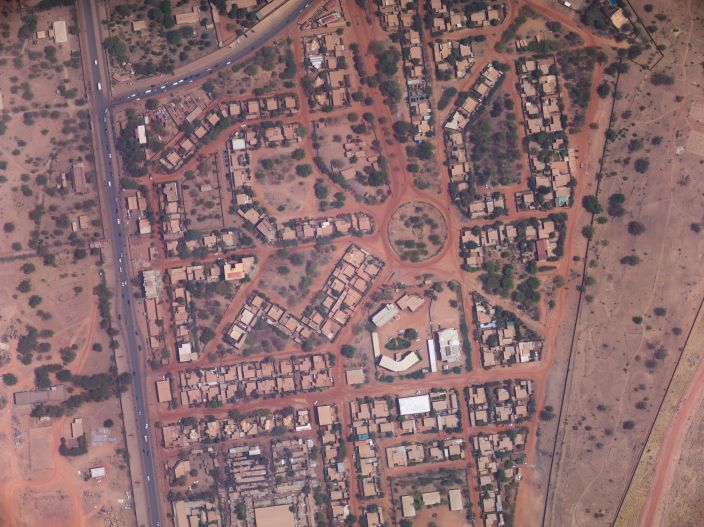
%> input picture PA4_Matlab/aerial1.jpg, 704 x 527 px
$ octave --eval "PA4;"   (GNU Octave 9; MATLAB toolbox functions it lacks are replaced by stand-ins)
%> lines starting %> are read from the running program, lines starting %| are printed output that depends on the picture

%%%%%%MATLAB STUB%%%%%%%%%
%implement the TODOs then run the PA4 function from
%the matlab command line simply with 'PA4' (make sure the Current
%Matlab folder on left has this file.
%
function PA4

%Read both images
img1= im2double(rgb2gray(imread('aerial1.jpg')));
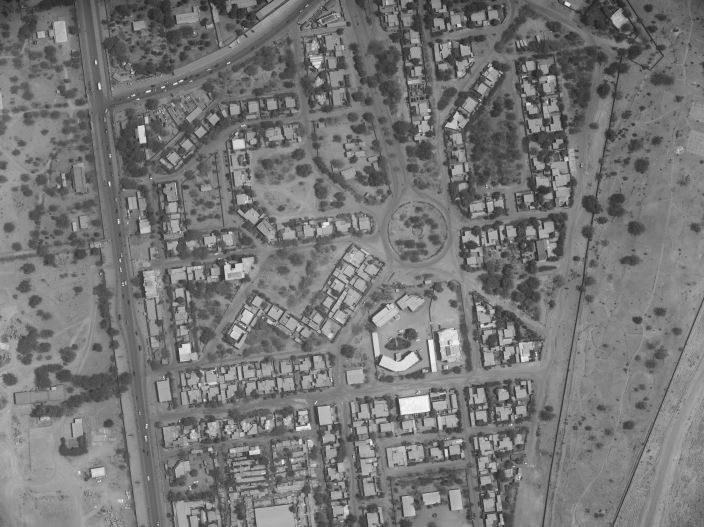
%> img1: size 527x704 double; min 0.114, max 0.98, mean 0.462
img2= im2double(rgb2gray(imread('aerial2.jpg')));
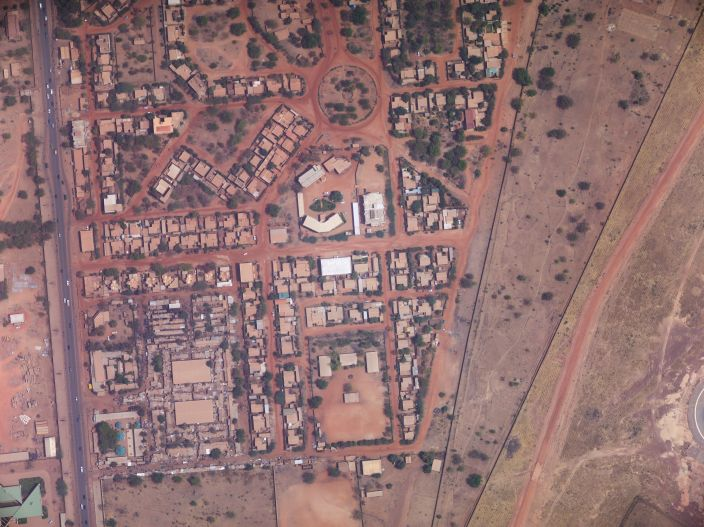
%> input picture PA4_Matlab/aerial2.jpg, 704 x 527 px
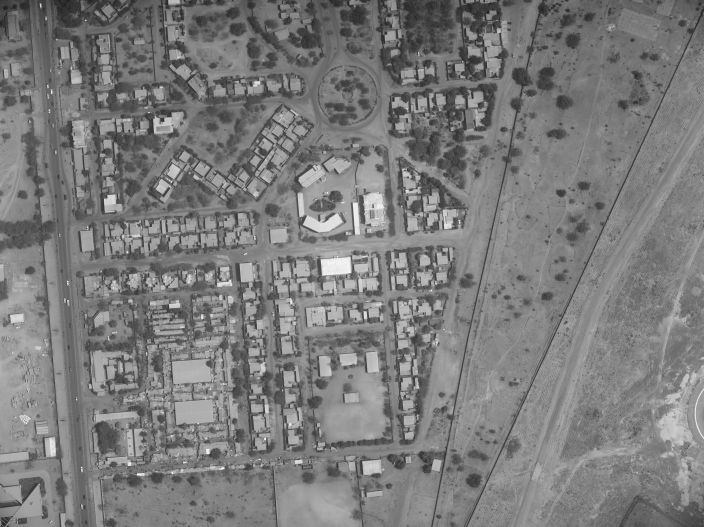
%> img2: size 527x704 double; min 0.102, max 0.996, mean 0.485

%allocate matrix to hold features1 and features 2
%HOG vecs are 128 length, and we are providing 5 keypoints
%each column will be a feature vector

%Initialize the two feature vectors
features1 = zeros(128,5);
features2 = zeros(128,5);

keyPoints1 = [402 372;
      371 230;
      156 381;
      419 231;
      323 322;
      ];

keyPoints2 = [325 232;
      300 90;
      81 230;
      348 94;
      249 182;
      ];


for i = 1:5
    curr = keyPoints1(i,:);
    features1(:,i) = HOG(img1,curr(1),curr(2))
    curr = keyPoints2(i,:);
    features2(:,i) = HOG(img2,curr(1),curr(2));
end
%> after the loop, features1 = 128 rows, first 8: [0 0 0 0 3.04; 781.9 668.6 0 170.8 478.8; 0 0 0 0 0; 0 0 0 0 0; 0 0 0 0 0; 0 0 0 0 0; 316.4 681.2 1394.1 1129.6 622.3; 0 2.13 0 0 0]; features2 = 128 rows, first 8: [2.39 0.337 0 0 2.63; 19.86 337.1 796.6 411.7 966.2; 0 0 0 0 0; 0 0 0 0 0; 0 0 0 0 0; 0 0 0 0 0; 453.5 457.2 570.6 794.3 312.1; 0.955 0 0 0 0]

%TODO: print result in meaningful way,
%      unless using specified format, see matchFeatures description
result = matchFeatures(features1,features2);

%get the two keypoints based on the result values
keyPts1 = keyPoints1(result(:,1),:);
keyPts2 = keyPoints2(result(:,2),:);

%Plot the matching featurs using inbuilt function of matlab
figure;ax = axes;
showMatchedFeatures(img1,img2,keyPts1,keyPts2,'montage','Parent',ax);

end

function out_vec = HOG(img, x,y)
   %Function that calculates a 128 element Histogram of Gradients feature
   %vector for a given keypoint (x,y) in the provided image.
   %TODO: Run HOG algorithm centered around the point x,y and return the
   %generated feature vector

   %Get at 16*16 subimage from the given keypoint
   img1616 = img(x-7:x+8,y-7:y+8);

   %Compute the gradient values in x and y direction
   [gx,gy] = imgradient(img1616);

   %Calculate the magnitude and angle of 16*16 sub image
   imgMagnitude = ((gx.^2) + (gy.^2)).^.5;
   imgAngle = atan2d(gy,gx);

   %If any angle is negative, make it positive by adding 360 to the value
   for i=1:16
       for j=1:16
            if imgAngle(i,j)<0
            	imgAngle(i,j) = imgAngle(i,j) + 360;
            end
       end
   end

   %Divide each angle value into corresponding angle category
   for i=1:16
     for j=1:16
        angle = imgAngle(i,j);
        if (angle>=0) && (angle<=44)
            imgAngle(i,j) = 0;
        elseif  (angle>=45) && (angle<90)
            imgAngle(i,j) = 45;
        elseif  (angle>=90) && (angle<135)
            imgAngle(i,j) = 90;
        elseif  (angle>=135) && (angle<180)
            imgAngle(i,j) = 135;
        elseif  (angle>=180) && (angle<225)
            imgAngle(i,j) = 180;
        elseif  (angle>=225) && (angle<270)
            imgAngle(i,j) = 225;
        elseif  (angle>=270) && (angle<315)
            imgAngle(i,j) = 270;
        elseif  (angle>=315) && (angle<=360)
            imgAngle(i,j) = 315;
        end
     end
   end

   %to store final feature vectors
   result_bins = [];

   %Travrse the 16*16 sub image
   for i=1:4:16
     for j=1:4:16
         %Divide the image into 4*4 block and get its magnitude and angle
        img44Magnitude = imgMagnitude(i:i+3,j:j+3);
        img44Angle = imgAngle(i:i+3,j:j+3);
        %initialize the bins arrays
        bins = zeros(1,8);
        for m = 1:4
            for n = 1:4
            %check the angle value and classify them into their bins
            %category
            angle = img44Angle(m,n);
            switch angle
                case 0
                bins(1) = bins(1) + img44Magnitude(m,n);
                case 45
                bins(2) = bins(2) + img44Magnitude(m,n);
                case 90
                bins(3) = bins(3) + img44Magnitude(m,n);
                case 135
                bins(4) = bins(4) + img44Magnitude(m,n);
                case 180
                bins(5) = bins(5) + img44Magnitude(m,n);
                case 225
                bins(6) = bins(6) + img44Magnitude(m,n);
                case 270
                bins(7) = bins(7) + img44Magnitude(m,n);
                case 315
                bins(8) = bins(8) + img44Magnitude(m,n);
            end
            end
        end
        %Concatenate the 8 bins to final bin array
        result_bins = cat(2,result_bins, bins);
     end
   end
   out_vec = result_bins;
end

function out_indicies = matchFeatures(features1,features2)
   %Function that takes in a matrix with feature vectors as columns
   %dim(features1) = 128 by n = dim(features2)
   %where n is the number of feature vectors being compared.
   %Output should indicate which columns (indicies) are the best matches
   %between the features1 and features2. One possibility is
   %dim(out_indicies) = n by 2, where n is the same as before.
   %The first column could be the elements 1:n (indicies of columns of
   %features1), and then for each row the element in the second column is
   %the column index of the best match from features2.
   %Your output does not have to be exactly of this format, but should
   %clearly indicate which columns from features1 match with features2, if
   %not points will be deducted.
   %
   %TODO: Calculate the closest match for the vectors in the columns of
   %features1 to the columns of features2 and return the a matrix that
   %indicates the matched indicies.

   %Initiliaze the out_indices array
   out_indicies = zeros(5,2);
   %threshold value
   min = 0.03;
   a = sqrt(sum(features1.^2));
%> a = [4629.1 5099.6 4525.7 4905 5046]
   x = features1/a;
%> x = 128 values, max 0.239 at index 95, min 0 at index 3, mean 0.0373
   b = sqrt(sum(features2.^2));
%> b = [4674 4740.5 4400.4 4035.9 4358.5]
   y = features2/b;
%> y = 128 values, max 0.277 at index 90, min 0 at index 3, mean 0.0384
   for i=1:5
           out_indicies(i,1)=i;
           if x(i)-y(i)<=min
               out_indicies(i,2) = i;
           end
   end
%> after the loop, out_indicies = [1 1; 2 2; 3 3; 4 4; 5 5]
end
%> in PA4, `keyPts1 = keyPoints1(result(:,1),:);`: keyPts1 = [402 372; 371 230; 156 381; 419 231; 323 322]
%> in PA4, `keyPts2 = keyPoints2(result(:,2),:);`: keyPts2 = [325 232; 300 90; 81 230; 348 94; 249 182]
%> `PA4;`:
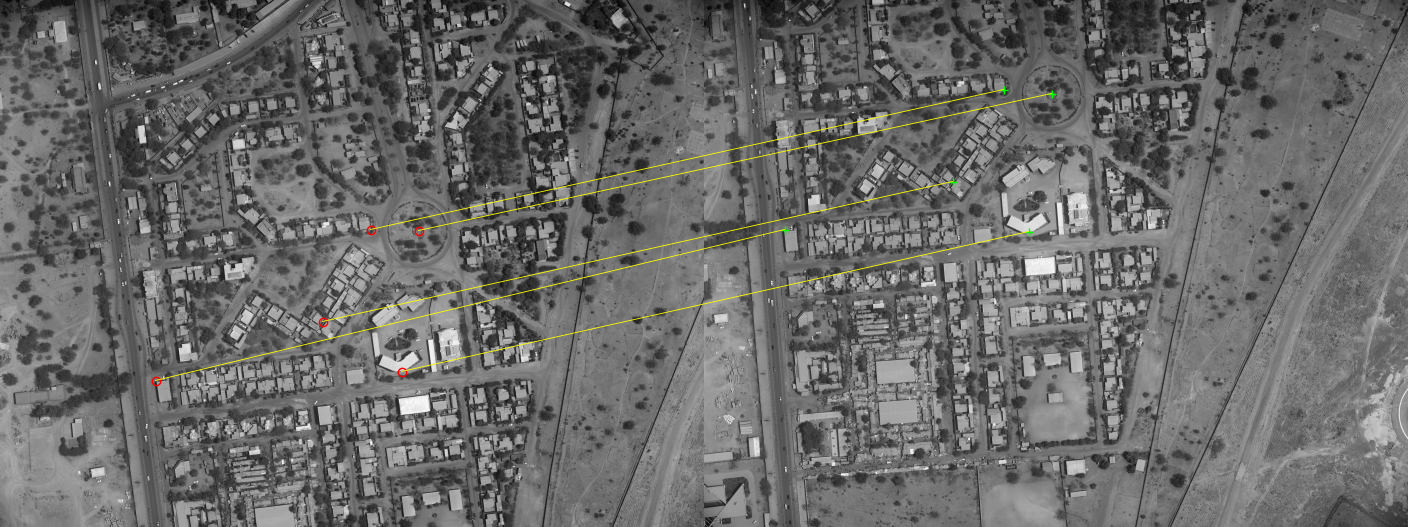
%> figure redrawn from the program's plot data
